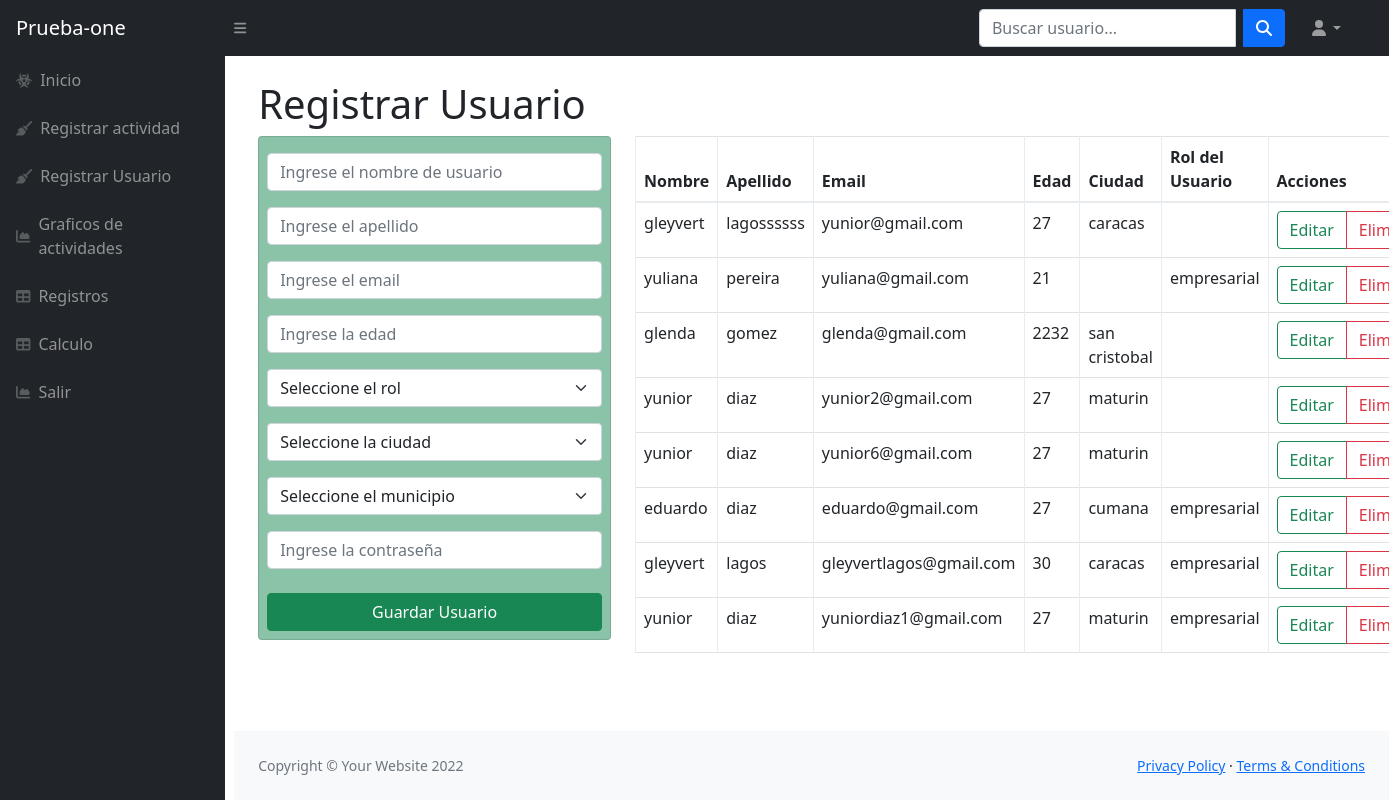
The app's page /registrar_usuario.php (signed in), older data.
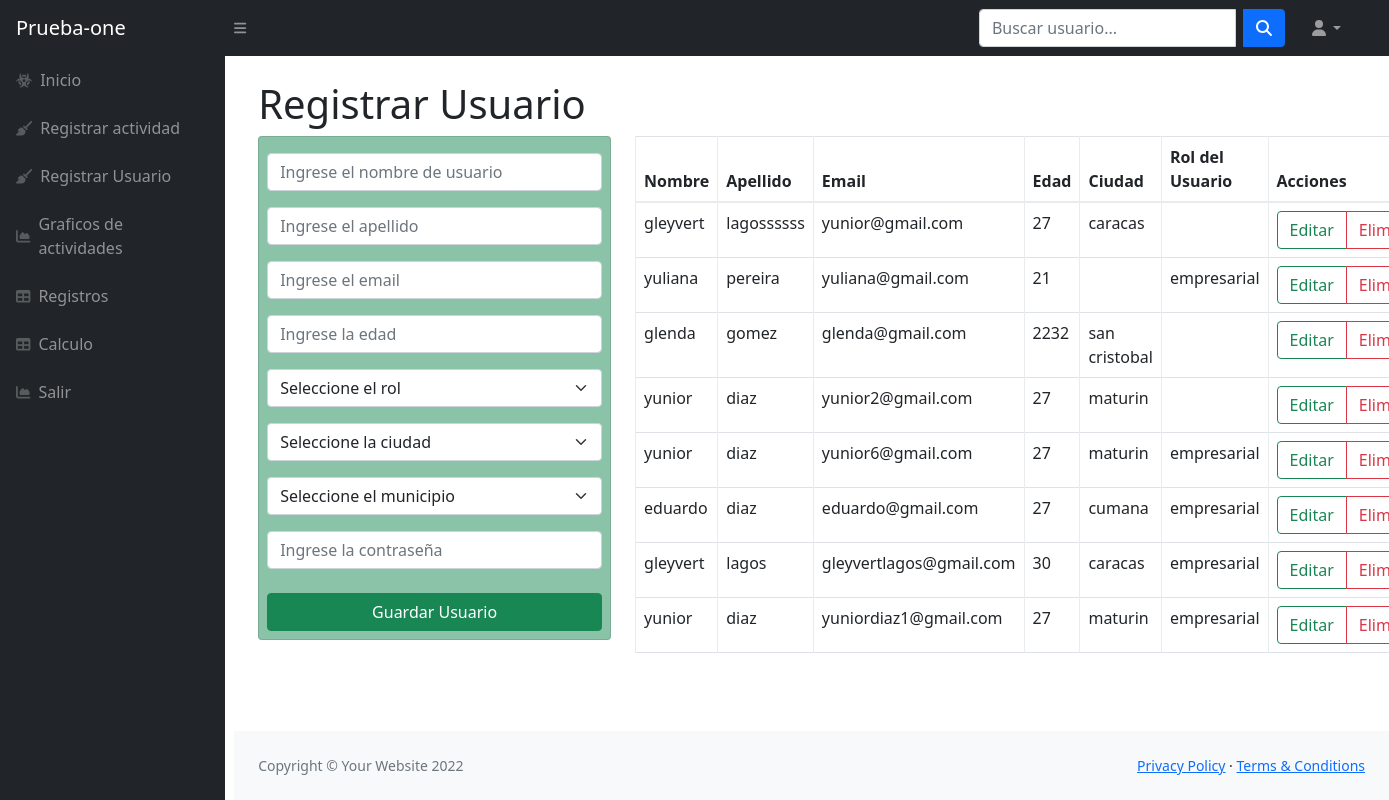
The same page, newer data.
### tables this page shows
CREATE TABLE `usuarios` (
  `id_usuario` int(11) NOT NULL,
  `nombre` varchar(100) DEFAULT NULL,
  `apellido` varchar(100) DEFAULT NULL,
  `email` varchar(200) DEFAULT NULL,
  `edad` int(11) DEFAULT NULL,
  `password` varchar(100) DEFAULT NULL,
  `id_ciudad` int(11) NOT NULL,
  `id_rol` int(11) NOT NULL
);

CREATE TABLE `ciudades` (
  `id_ciudad` int(11) NOT NULL,
  `nombre` varchar(255) NOT NULL
);

CREATE TABLE `roles` (
  `id_rol` int(11) NOT NULL,
  `nombre_rol` varchar(255) NOT NULL
);

### registrar_usuario.php (the view, shortened to what the changed rows need)
<!DOCTYPE html>
<html lang="en">
    <head>
        <link rel="stylesheet" type="text/css" href="vendor/bootstrap/css/bootstrap.min.css">
        <link href="./css/styles2.css" rel="stylesheet" />
    </head>
    <body class="sb-nav-fixed">
        <?php require 'partials/navbar.php' ?>
        <div id="layoutSidenav">
            <div id="layoutSidenav_content">
                <main>
                    <div class="container-fluid px-4">
                        <h1 class="mt-4">Registrar Usuario</h1>
                        <div class="row">
                            <div class="col-md-8">
                                <table class="table table-bordered">
                                    <thead>
                                        <tr>
                                            <th>Nombre</th>
                                            <th>Apellido</th>
                                            <th>Email</th>
                                            <th>Edad</th>
                                            <th>Ciudad</th>
                                            <th>Rol del Usuario</th>
                                            <th>Acciones</th>
                                        </tr>
                                    </thead>
                                    <tbody id="bodyId2">
                                        <?php
                                            $records = $conn->prepare('SELECT id_usuario, usuarios.nombre, ciudades.nombre as nombre_ciudad, apellido, email, edad, usuarios.id_ciudad, usuarios.id_rol, nombre_rol FROM usuarios LEFT JOIN ciudades ON usuarios.id_ciudad=ciudades.id_ciudad LEFT JOIN roles ON usuarios.id_rol=roles.id_rol');
                                            $records->execute();
                                            $results = $records->fetchAll(PDO::FETCH_ASSOC);
                                            foreach($results as $row){ ?>
                                                <tr>
                                                    <td><?php echo $row['nombre'] ?></td>
                                                    <td><?php echo $row['apellido'] ?></td>
                                                    <td><?php echo $row['email'] ?></td>
                                                    <td><?php echo $row['edad'] ?></td>
                                                    <td><?php echo $row['nombre_ciudad'] ?></td>
                                                    <td><?php echo $row['nombre_rol'] ?></td>
                                                    <td>
                                                    <div class="btn-group" role="group" aria-label="Basic example">
                                                        <a class="btn btn-outline-success" href="editar_usuario.php?id=<?php echo $row['id_usuario'] ?>">Editar<i class="fa-address-card-o"></i></a>
                                                        <a class="btn btn-outline-danger" href="eliminar_usuario.php?id=<?php echo $row['id_usuario'] ?>">Eliminar</a>
                                                    </div>
                                                    </td>
                                                </tr>
                                          <?php  } ?>
                                    </tbody>
                                </table>
                            </div>
                        </div>
                    </div>
                </main>
            </div>
        </div>
    </body>
</html>

Row changes from the older to the newer data that the page shows:
changed usuarios "yunior6@gmail.com": id_rol.nombre_rol (not shown) → "empresarial"
